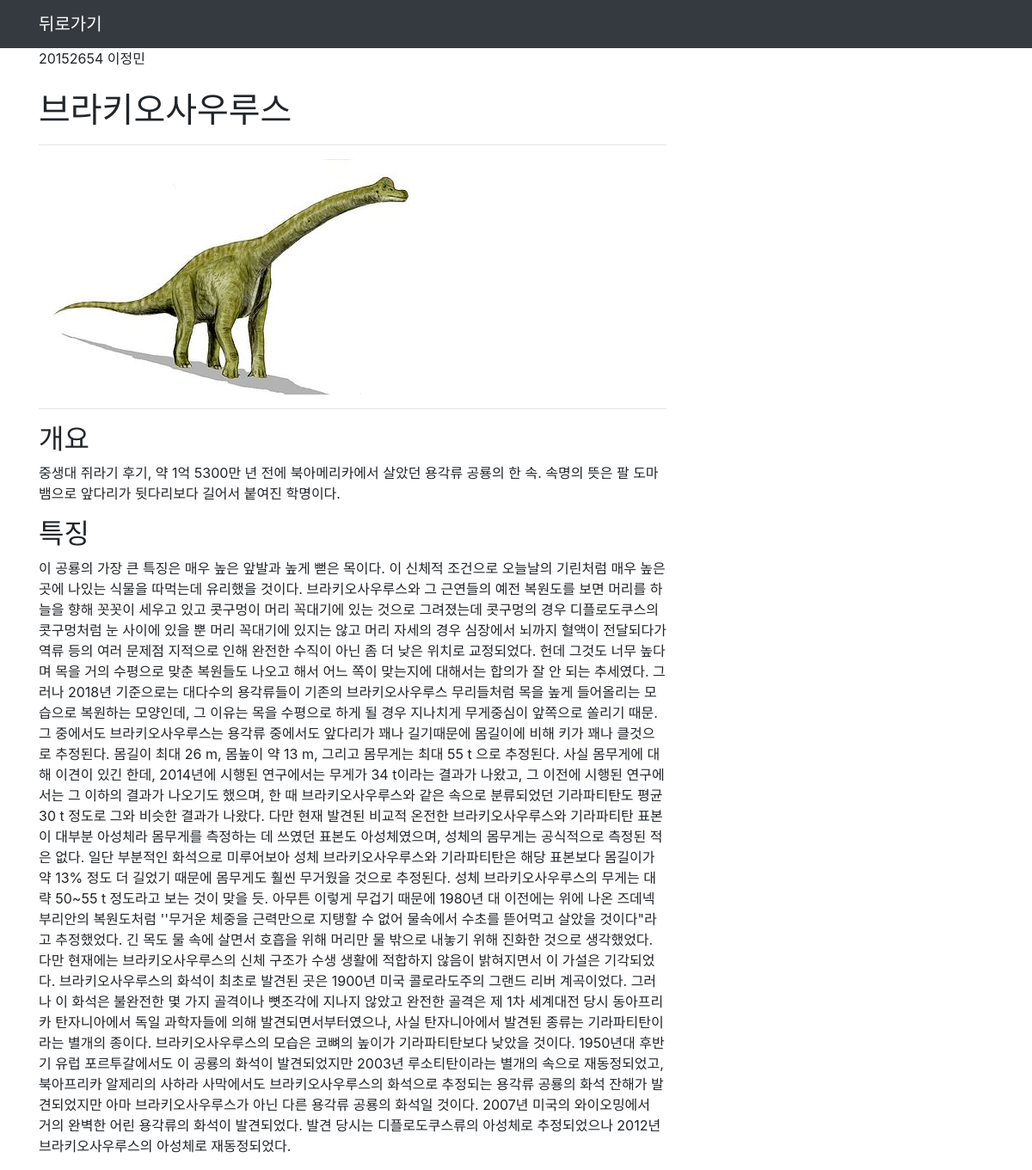
Screenshot of /detail/브라키오사우루스 with the database file from the repository.
### dinolists/models.py (models this page shows)
class Dinolist(models.Model):
    image = models.ImageField(upload_to='images/')
    name = models.CharField(max_length=30)
    overview = models.CharField(max_length=5000)
    character = models.CharField(max_length=5000)

### details/views.py (the view)
# urls.py: path('detail/<name>',details.views.detail),
def detail(request,name):
	dino = Dinolist.objects.get(name = name)
	return render(request,'index.html',{'name': dino.name ,'Overview':dino.overview, 'Character':dino.character, 'image':dino.image.url})

### details/templates/index.html (shortened to what this page needs)
{% load static %}
<!DOCTYPE html>
<html lang="en">
<head>
  <link href="{% static 'bootstrap.min.css' %}" rel="stylesheet">
  <link href="{% static 'blog-post.css' %}" rel="stylesheet">
</head>
<body>
  <nav class="navbar navbar-expand-lg navbar-dark bg-dark fixed-top">
    <div class="container">
      <a class="navbar-brand" href="/list">뒤로가기</a>
    </div>
  </nav>
  <div class="container">
    <div class="row">
      <div class="col-lg-8">
        <p style="font-style:inherit">20152654 이정민</p>
        <h1 class="mt-4">{{ name }}</h1>
        <hr>
        <img class="img-fluid rounded" src="{{ image }}" alt="">
        <hr>
        <h2>개요</h2>
        <p> {{ Overview }} </p>
        <h2>특징</h2>
        <p>{{ Character }} </p>
      </div>
      </body>
      </html>

### portfolio/static/blog-post.css (style rules this page uses)
body { padding-top: 56px; }

### rows the page displays
Dinolist: name "브라키오사우루스", overview "중생대 쥐라기 후기, 약 1억 5300만 년 전에 북아메리카에서 살았던 용각류 공룡의 한 속. 속명의 뜻은 팔 도마뱀으로 앞다리가 뒷다리보다 길어서 붙여진 학명이다.", character "이 공룡의 가장 큰 특징은 매우 높은 앞발과 높게 뻗은 목이다. 이 신체적 조건으로 오늘날의 기린처럼 매우 높은 곳에 나있는 식물을 따먹는데 유리했을 것이다. 브라키오사우루스와 그 근연들의 예전 복원도를 보면 머리를 하늘을 향해 꼿꼿이 세우고 있고 콧구멍이 머리 꼭대기에 있는 것으로 그려졌는데 콧구멍의 경우 디플로도쿠스의 콧구멍처럼 눈 사이에 있을 뿐 머리 꼭대기에 있지는 않고 머리 자세의 경우 심장에서 뇌까지 혈액이 전달되다가 역류 등의 여러 문제점 지적으로 인해 완전한 수직이 아닌 좀 더 낮은 위치로 교정되었다. 헌데 그것도 너무 높다며 목을 거의 수평으로 맞춘 복원들도 나오고 해서 어느 쪽이 맞는지에 대해서는 합의가 잘 안 되는 추세였다. 그러나 2018년 기준으로는 대다수의 용각류들이 기존의 브라키오사우루스 무리들처럼 목을 높게 들어올리는 모습으로 복원하는 모양인데, 그 이유는 목을 수평으로 하게 될 경우 지나치게 무게중심이 앞쪽으로 쏠리기 때문. 그 중에서도 브라키오사우루스는 용각류 중에서도 앞다리가 꽤나 길기때문에 몸길이에 비해 키가 꽤나 클것으로 추정된다. 몸길이 최대 26 m, 몸높이 약 13 m, 그리고 몸무게는 최대 55 t 으로 추정된다. 사실 몸무게에 대해 이견이 있긴 한데, 2014년에 시행된 연구에서는 무게가 34 t이라는 결과가 나왔고, 그 이전에 시행된 연구에서는 그 이하의 결과가 나오기도 했으며, 한…"
